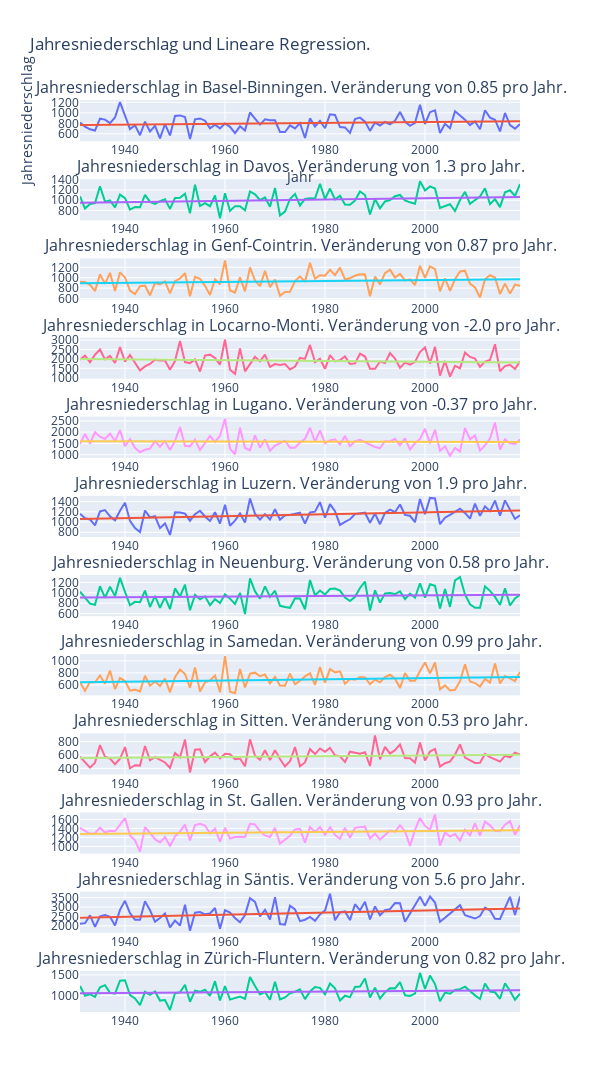

Source (notebook cell):
### Code cell
fig = plot_linreg_subplots(df_jahresniederschlag, 'Jahresniederschlag')
fig.show()
